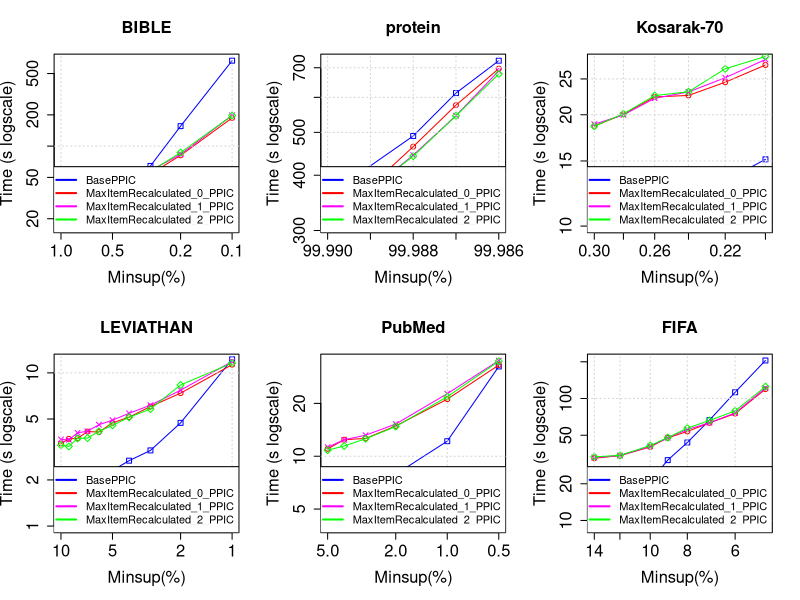

The R source for this figure:
tiff("MmEsLpMiss_MissRecalculated_PPIC.png", width=13, height=9, units='in', res=120)
par(mfrow=c(2,3), cex.lab=1.5, cex.axis=1.5, cex.main=1.5, cex.sub=1.5)

#BIBLE
#DATA
x <- c(0.01, 0.009, 0.008, 0.007, 0.006, 0.005, 0.004, 0.003, 0.002, 0.001)*100

zero <- c(18850, 18071, 17611, 19872, 23860, 33086, 44031, 64446, 155871, 664830)/1000
one <- c(39396, 27094, 29532, 32020, 36532, 40517, 43092, 53869, 81555, 186801)/1000
two <- c(35440, 28447, 29999, 32490, 35507, 41662, 47732, 58475, 83229, 198310)/1000
three <- c(32870, 28767, 29957, 32192, 35013, 41822, 47814, 57163, 86652, 196703)/1000

#PLOT
plot(x, zero, log = "xy", type="o", pch=0, xlab="Minsup(%)",ylab="Time (s logscale)", col="blue", xlim = rev(range(x)), ylim=c(17, 664))
lines(x, one, col="red", type="o", pch=1)
lines(x, two, col="magenta", type="o", pch=4)
lines(x, three, col="green", type="o", pch=5)
title(main="BIBLE", cex.lab=1.5, cex.axis=1.5, cex.main=1.5, cex.sub=1.5)
grid()
legend("bottomright", legend=c("BasePPIC", "MaxItemRecalculated_0_PPIC", "MaxItemRecalculated_1_PPIC", "MaxItemRecalculated_2_PPIC"), lty=c(1,1),lwd=c(2,2), col=c("blue", "red", "magenta", "green"), cex = 1)

#protein
#DATA
x <- c(0.9999, 0.99988, 0.99987, 0.99986)*100

zero <- c(359711, 490719, 613541, 726131)/1000
one <- c(307612, 464197, 576235, 696708)/1000
two <- c(308457, 444165, 545535, 688441)/1000
three <- c(312132, 441823, 545013, 677614)/1000

#PLOT
plot(x, zero, log = "xy", type="o", pch=0, xlab="Minsup(%)",ylab="Time (s logscale)", col="blue", xlim = rev(range(x)), ylim=c(307, 726))
lines(x, one, col="red", type="o", pch=1)
lines(x, two, col="magenta", type="o", pch=4)
lines(x, three, col="green", type="o", pch=5)
title(main="protein", cex.lab=1.5, cex.axis=1.5, cex.main=1.5, cex.sub=1.5)
grid()
legend("bottomright", legend=c("BasePPIC", "MaxItemRecalculated_0_PPIC", "MaxItemRecalculated_1_PPIC", "MaxItemRecalculated_2_PPIC"), lty=c(1,1),lwd=c(2,2), col=c("blue", "red", "magenta", "green"), cex = 1)

#Kosarak-70
#DATA
x <- c(0.003, 0.0028, 0.0026, 0.0024, 0.0022, 0.002)*100

zero <- c(10592, 10615, 11709, 12472, 13241, 15153)/1000
one <- c(18647, 20060, 22353, 22557, 24497, 27268)/1000
two <- c(18864, 19987, 22158, 23059, 25192, 28220)/1000
three <- c(18623, 20121, 22541, 23080, 26632, 28760)/1000

#PLOT
plot(x, zero, log = "xy", type="o", pch=0, xlab="Minsup(%)",ylab="Time (s logscale)", col="blue", xlim = rev(range(x)), ylim=c(10, 28))
lines(x, one, col="red", type="o", pch=1)
lines(x, two, col="magenta", type="o", pch=4)
lines(x, three, col="green", type="o", pch=5)
title(main="Kosarak-70", cex.lab=1.5, cex.axis=1.5, cex.main=1.5, cex.sub=1.5)
grid()
legend("bottomright", legend=c("BasePPIC", "MaxItemRecalculated_0_PPIC", "MaxItemRecalculated_1_PPIC", "MaxItemRecalculated_2_PPIC"), lty=c(1,1),lwd=c(2,2), col=c("blue", "red", "magenta", "green"), cex = 1)

#LEVIATHAN
#DATA
x <- c(0.1, 0.09, 0.08, 0.07, 0.06, 0.05, 0.04, 0.03, 0.02, 0.01)*100

zero <- c(1729, 1793, 1857, 1919, 2077, 2306, 2672, 3117, 4718, 12253)/1000
one <- c(3460, 3708, 3740, 4138, 4108, 4718, 5141, 6032, 7375, 11314)/1000
two <- c(3674, 3656, 4060, 4162, 4588, 4913, 5445, 6154, 7707, 11863)/1000
three <- c(3373, 3310, 3735, 3753, 4151, 4547, 5131, 5808, 8342, 11590)/1000

#PLOT
plot(x, zero, log = "xy", type="o", pch=0, xlab="Minsup(%)",ylab="Time (s logscale)", col="blue", xlim = rev(range(x)), ylim=c(1, 12))
lines(x, one, col="red", type="o", pch=1)
lines(x, two, col="magenta", type="o", pch=4)
lines(x, three, col="green", type="o", pch=5)
title(main="LEVIATHAN", cex.lab=1.5, cex.axis=1.5, cex.main=1.5, cex.sub=1.5)
grid()
legend("bottomright", legend=c("BasePPIC", "MaxItemRecalculated_0_PPIC", "MaxItemRecalculated_1_PPIC", "MaxItemRecalculated_2_PPIC"), lty=c(1,1),lwd=c(2,2), col=c("blue", "red", "magenta", "green"), cex = 1)

#PubMed
#DATA
x <- c(0.05, 0.04, 0.03, 0.02, 0.01, 0.005)*100

zero <- c(4767, 5261, 6040, 7894, 12184, 32451)/1000
one <- c(11021, 12422, 12629, 14881, 21142, 33065)/1000
two <- c(11266, 12419, 13176, 15261, 22721, 35077)/1000
three <- c(10827, 11440, 12581, 14757, 21838, 34785)/1000

#PLOT
plot(x, zero, log = "xy", type="o", pch=0, xlab="Minsup(%)",ylab="Time (s logscale)", col="blue", xlim = rev(range(x)), ylim=c(4, 35))
lines(x, one, col="red", type="o", pch=1)
lines(x, two, col="magenta", type="o", pch=4)
lines(x, three, col="green", type="o", pch=5)
title(main="PubMed", cex.lab=1.5, cex.axis=1.5, cex.main=1.5, cex.sub=1.5)
grid()
legend("bottomright", legend=c("BasePPIC", "MaxItemRecalculated_0_PPIC", "MaxItemRecalculated_1_PPIC", "MaxItemRecalculated_2_PPIC"), lty=c(1,1),lwd=c(2,2), col=c("blue", "red", "magenta", "green"), cex = 1)

#FIFA
#DATA
x <- c(0.14, 0.12, 0.1, 0.09, 0.08, 0.07, 0.06, 0.05)*100

zero <- c(9423, 13932, 21048, 31249, 43581, 66511, 112528, 204980)/1000
one <- c(32386, 34014, 40107, 47617, 53681, 63171, 75265, 119363)/1000
two <- c(32837, 34073, 40610, 47712, 55739, 63277, 76324, 121852)/1000
three <- c(33227, 34168, 41184, 47836, 57166, 66103, 79196, 125000)/1000

#PLOT
plot(x, zero, log = "xy", type="o", pch=0, xlab="Minsup(%)",ylab="Time (s logscale)", col="blue", xlim = rev(range(x)), ylim=c(9, 204))
lines(x, one, col="red", type="o", pch=1)
lines(x, two, col="magenta", type="o", pch=4)
lines(x, three, col="green", type="o", pch=5)
title(main="FIFA", cex.lab=1.5, cex.axis=1.5, cex.main=1.5, cex.sub=1.5)
grid()
legend("bottomright", legend=c("BasePPIC", "MaxItemRecalculated_0_PPIC", "MaxItemRecalculated_1_PPIC", "MaxItemRecalculated_2_PPIC"), lty=c(1,1),lwd=c(2,2), col=c("blue", "red", "magenta", "green"), cex = 1)

#slen1
#DATA
x <- c(0.0017, 0.00165, 0.0016, 0.00155, 0.0015, 0.00145, 0.0014, 0.00135, 0.0013)*100


#PLOT
#slen2
#DATA
x <- c(0.0015, 0.00145, 0.0014, 0.00135, 0.0013, 0.00125, 0.0012, 0.00115, 0.0011)*100


#PLOT
dev.off()
